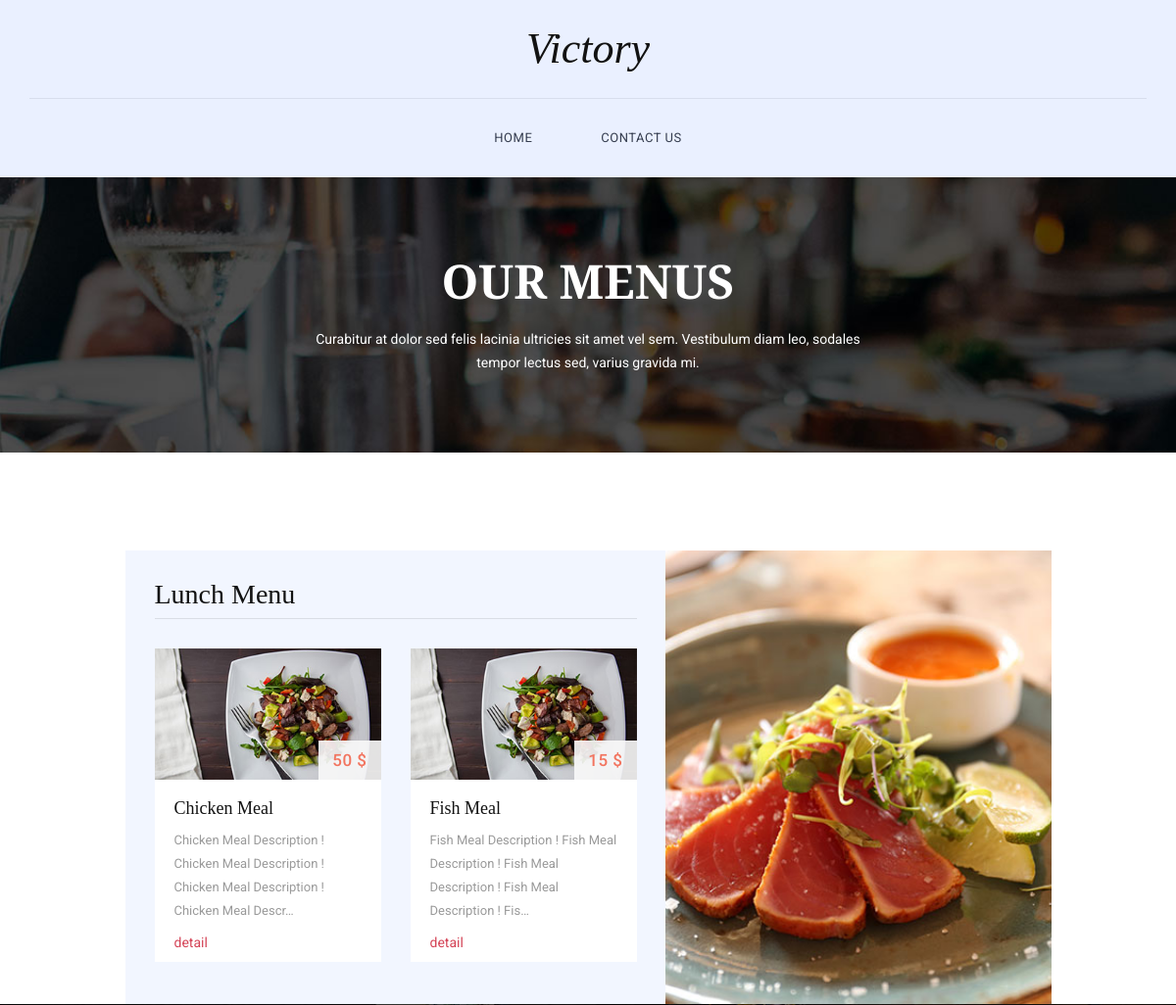
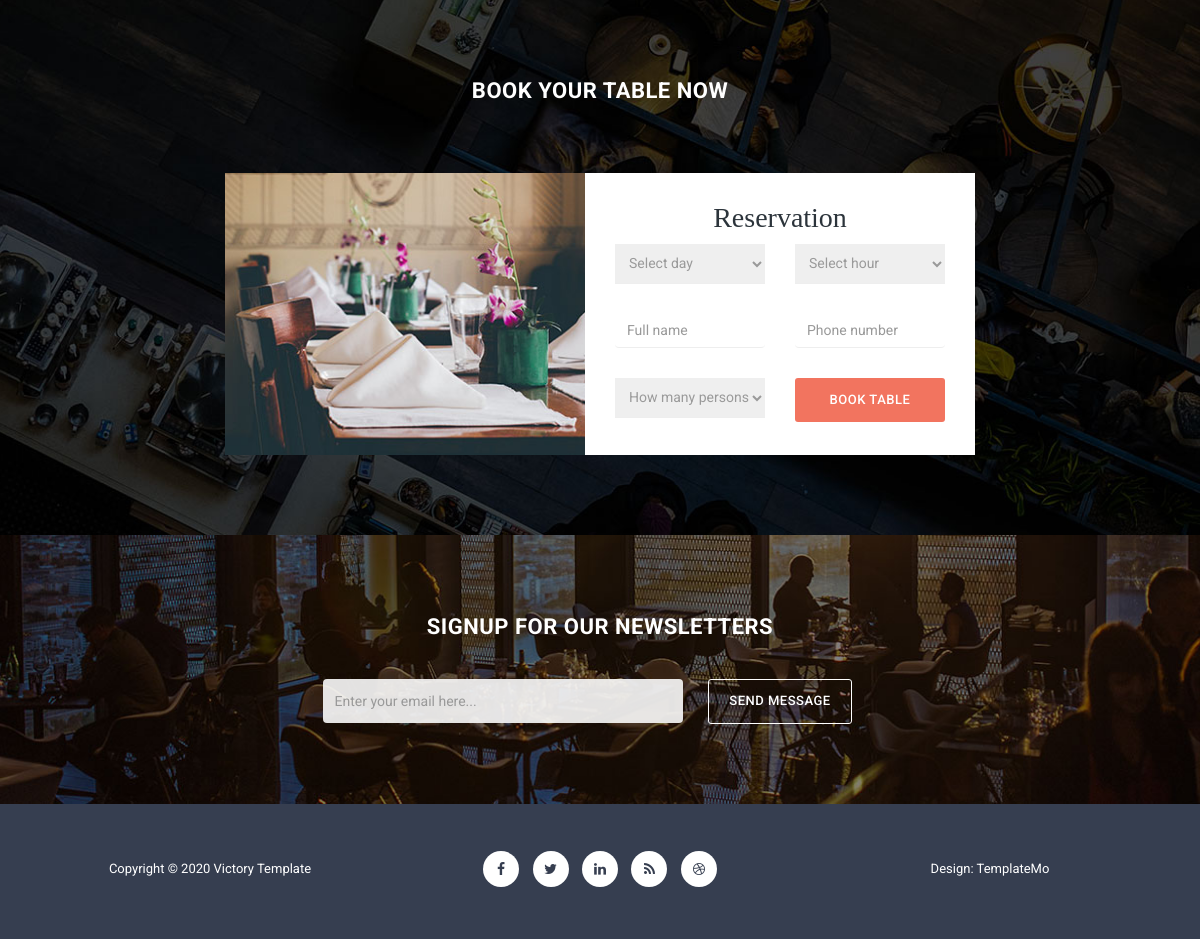
The page /lunch/ on the database its author committed (2 pictures, top to bottom).
### home/models.py (models this page shows, shortened)
class Lunch(models.Model):
    title = models.CharField(max_length = 100 , blank =True , null = True)
    price = models.IntegerField(default = 0)
    image = models.ImageField(upload_to = 'lunch')
    desc  = models.TextField( blank = True , null = True )

### home/views.py (the view)
# urls.py: path('lunch/', views.lunch_meals , name = 'lunch_primary'),
def lunch_meals(request):
    lunch_info = Lunch.objects.all()
    context = {'lunch_meals' : lunch_info}
    return render(request , 'lunch.html' , context )

### home/templates/lunch.html (shortened to what this page needs)
{% extends 'base.html' %}
{% load static %}
{% block body %}
    <section class="page-heading">
        <div class="container">
            <div class="row">
                <div class="col-md-12">
                    <h1>Our Menus</h1>
                    <p>Curabitur at dolor sed felis lacinia ultricies sit amet vel sem. Vestibulum diam leo, sodales tempor lectus sed, varius gravida mi.</p>
                </div>
            </div>
        </div>
    </section>
    <section class="lunch-menu">
        <div class="container">
            <div class="row">
                <div class="col-md-10 col-md-offset-1">
                    <div class="lunch-menu-content">
                        <div class="row">
                            <div class="col-md-7">
                                <h2>Lunch Menu</h2>
                                <div id="owl-lunch" class="owl-carousel owl-theme">
                                  {% for meal in lunch_meals %}
                                    <div class="item col-md-12">
                                        <div class="food-item">
                                            <img src="{% static 'img/lunch_item.jpg' %}" alt="">
                                            <div class="price">{{meal.price}} $ </div>
                                            <div class="text-content">
                                                <h4>{{meal.title}}</h4>
                                                <p>{{meal.desc|truncatechars:100}}</p>
                                                <a href="{% url 'home:lunch_secondary' meal.id %}">detail</a>
                                            </div>
                                        </div>
                                    </div>
                                  {% endfor %}
                                </div>
                            </div>
                            <div class="col-md-5">
                                <div class="left-image">
                                    <img src="{% static 'img/lunch_menu.jpg' %}" alt="">
                                </div>
                            </div>
                        </div>
                    </div>
                </div>
            </div>
        </div>
    </section>
    <section id="book-table">
        <div class="container">
            <div class="row">
                <div class="col-md-12">
                    <div class="heading">
                        <h2>Book Your Table Now</h2>
                    </div>
                </div>
                <div class="col-md-4 col-md-offset-2">
                    <div class="left-image">
                        <img src="{% static 'img/book_left_image.jpg' %}" alt="">
                    </div>
                </div>
                <div class="col-md-4">
                    <div class="right-info">
                        <h4>Reservation</h4>
                        <form id="form-submit" action="" method="get">
                            <div class="row">
                                <div class="col-md-6">
                                    <fieldset>
                                        <select required name='day' onchange='this.form.()'>
                                            <option value="">Select day</option>
                                        </select>
                                    </fieldset>
                                </div>
                                <div class="col-md-6">
                                    <fieldset>
                                        <select required name='hour' onchange='this.form.()'>
                                            <option value="">Select hour</option>
                                        </select>
                                    </fieldset>
                                </div>
                                <div class="col-md-6">
                                    <fieldset>
                                        <input name="name" type="name" class="form-control" id="name" placeholder="Full name" required="">
                                    </fieldset>
                                </div>
                                <div class="col-md-6">
                                    <fieldset>
                                        <input name="phone" type="phone" class="form-control" id="phone" placeholder="Phone number" required="">
                                    </fieldset>
                                </div>
                                <div class="col-md-6">
                                    <fieldset>
                                        <select required class="person" name='persons' onchange='this.form.()'>
                                            <option value="">How many persons?</option>
                                        </select>
                                    </fieldset>
                                </div>
                                <div class="col-md-6">
                                    <fieldset>
                                        <button type="submit" id="form-submit" class="btn">Book Table</button>
                                    </fieldset>
                                </div>
                            </div>
                        </form>
                    </div>
                </div>
            </div>
        </div>
    </section>
{% endblock body %}

### templates/base.html (shortened to what this page needs)
{% load static %}
<!DOCTYPE html>
<html>
    <head>
        <link rel="stylesheet" href="{% static 'css/bootstrap.min.css' %}">
        <link rel="stylesheet" href="{% static 'css/bootstrap-theme.min.css' %}">
        <link rel="stylesheet" href="{% static 'css/fontAwesome.css' %}">
        <link rel="stylesheet" href="{% static 'css/hero-slider.css' %}">
        <link rel="stylesheet" href="{% static 'css/owl-carousel.css' %}">
        <link rel="stylesheet" href="{% static 'css/templatemo-style.css' %}">
    </head>
<body>
    <div class="header">
        <div class="container">
            <a href="#" class="navbar-brand scroll-top">Victory</a>
            <nav class="navbar navbar-inverse" role="navigation">
                <div id="main-nav" class="collapse navbar-collapse">
                    <ul class="nav navbar-nav">
                        <li><a href="/">Home</a></li>
                        <li><a href="contact.html">Contact Us</a></li>
                    </ul>
                </div>
            </nav>
        </div>
    </div>
{% block body %}
{% endblock body %}
    <section class="sign-up">
        <div class="container">
            <div class="row">
                <div class="col-md-12">
                    <div class="heading">
                        <h2>Signup for our newsletters</h2>
                    </div>
                </div>
            </div>
            <form id="contact" action="" method="get">
                <div class="row">
                    <div class="col-md-4 col-md-offset-3">
                        <fieldset>
                            <input name="email" type="text" class="form-control" id="email" placeholder="Enter your email here..." required="">
                        </fieldset>
                    </div>
                    <div class="col-md-2">
                        <fieldset>
                            <button type="submit" id="form-submit" class="btn">Send Message</button>
                        </fieldset>
                    </div>
                </div>
            </form>
        </div>
    </section>
    <footer>
        <div class="container">
            <div class="row">
                <div class="col-md-4">
                    <p>Copyright &copy; 2020 Victory Template</p>
                </div>
                <div class="col-md-4">
                    <ul class="social-icons">
                        <li><a rel="nofollow" href="https://fb.com/templatemo"><i class="fa fa-facebook"></i></a></li>
                        <li><a href="#"><i class="fa fa-twitter"></i></a></li>
                        <li><a href="#"><i class="fa fa-linkedin"></i></a></li>
                        <li><a href="#"><i class="fa fa-rss"></i></a></li>
                        <li><a href="#"><i class="fa fa-dribbble"></i></a></li>
                    </ul>
                </div>
                <div class="col-md-4">
                    <p>Design: TemplateMo</p>
                </div>
            </div>
        </div>
    </footer>
</body>
</html>

### static/css/hero-slider.css (style rules this page uses)
*, *::after, *::before { -webkit-box-sizing: border-box; -moz-box-sizing: border-box; box-sizing: border-box; }
html { font-size: 62.5%; }
body { font-family: "Open Sans", sans-serif; color: #2c343b; background-color: #f2f2f2; }
a { color: #d44457; text-decoration: none; }
img { max-width: 100%; }

### rows shown on the page
Lunch: price "50", title "Chicken Meal", desc "Chicken Meal Description ! Chicken Meal Description ! Chicken Meal Description ! Chicken Meal Descr…"
Lunch: price "15", title "Fish Meal", desc "Fish Meal Description ! Fish Meal Description ! Fish Meal Description ! Fish Meal Description ! Fis…"
